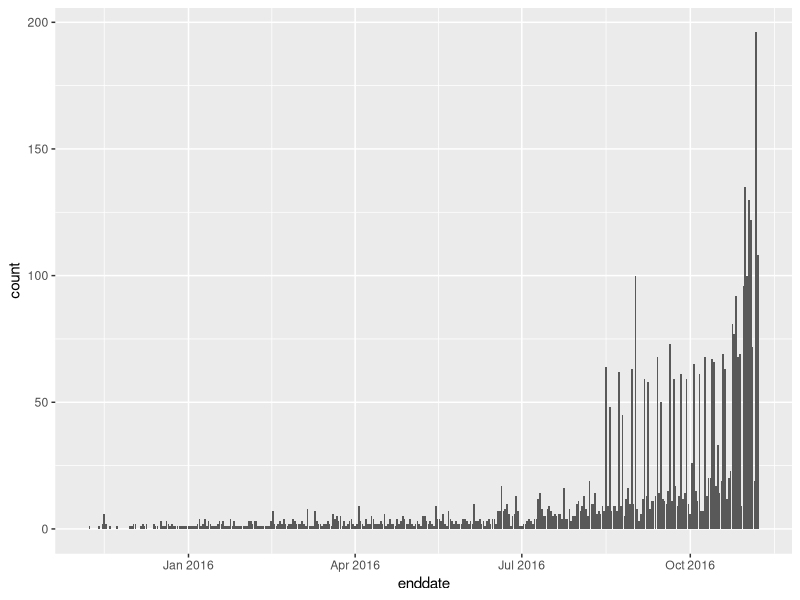
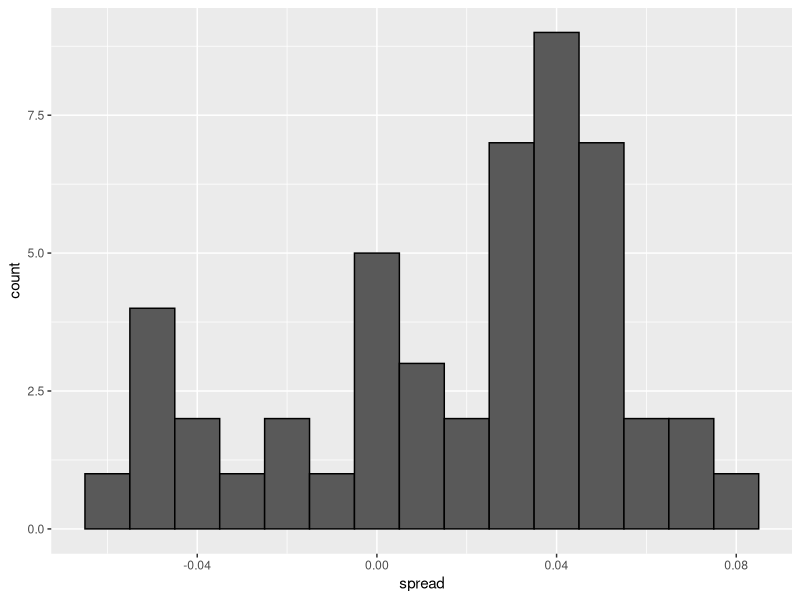

Source code (R) for these figures, in order:
library(dslabs)
library(tidyverse)
data("polls_us_election_2016")
names(polls_us_election_2016)
polls <- polls_us_election_2016 %>%
  filter(state == "U.S." & enddate >= "2016-10-31" &
           (grade %in% c("A+", "A", "A-", "B+") | is.na(grade)))
polls_us_election_2016$state
levels(polls_us_election_2016$enddate)
polls_us_election_2016$enddate
table(polls_us_election_2016$enddate)
polls_us_election_2016 %>% ggplot(aes(enddate))+
  geom_bar()
polls <- polls_us_election_2016 %>%
  filter(state == "U.S." & enddate >= "2016-10-31" &
           (grade %in% c("A+", "A", "A-", "B+") | is.na(grade)))
polls_us_election_2016$rawpoll_clinton
names(polls)
class(polls)
polls <- polls %>% 
  mutate(spread=rawpoll_clinton/100-rawpoll_trump/100)
polls$spread
d_hat <- polls %>%
  summarize(d_hat = sum(spread * samplesize) / sum(samplesize)) %>%
  .$d_hat
p_hat <- (d_hat+1)/2
p_hat
moe <- 1.96 * 2 * sqrt(p_hat*(1-p_hat)/sum(polls$samplesize))
moe
polls %>%
  ggplot(aes(spread)) +
  geom_histogram(color="black", binwidth = .01)
polls %>% group_by(pollster) %>% summarise(n())

one_poll_per_pollster <- polls %>% group_by(pollster) %>%
  filter(enddate == max(enddate)) %>%      # keep latest poll
  ungroup()



prev <- 0.01    # disease prevalence
N <- 100000    # number of tests
outcome <- sample(c("Disease", "Healthy"), N, replace = TRUE, prob = c(prev, 1-prev))

N_D <- sum(outcome == "Disease")    # number with disease
N_H <- sum(outcome == "Healthy")    # number healthy

# for each person, randomly determine if test is + or -
accuracy <- 0.99
test <- vector("character", N)
test[outcome == "Disease"] <- sample(c("+", "-"), N_D, replace=TRUE, prob = c(accuracy, 1-accuracy))
test[outcome == "Healthy"] <- sample(c("-", "+"), N_H, replace=TRUE, prob = c(accuracy, 1-accuracy))

table(outcome, test)
